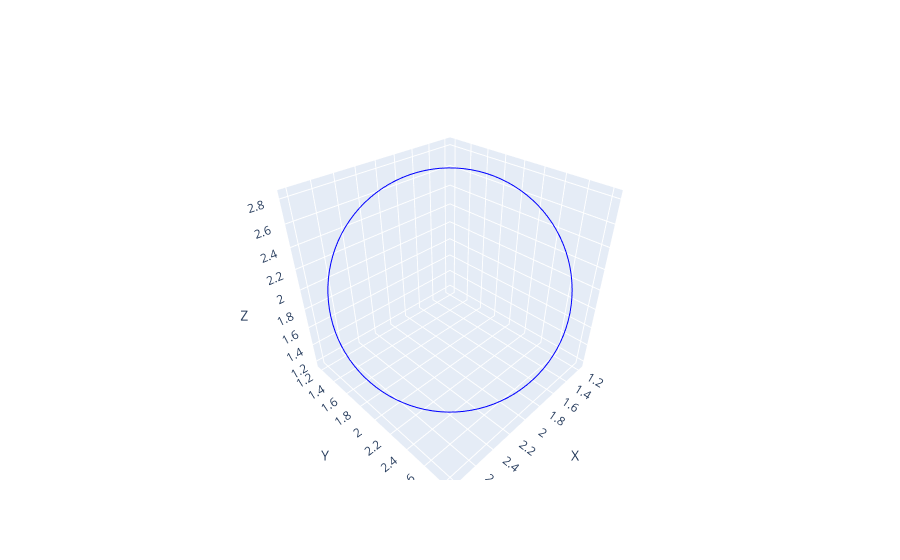

Notebook cell for this chart:
### Code cell
fig = fig = go.Figure()

add_circle_v2([2,2,2], 1, [1,1,1], fig)

fig.update_layout(scene=dict(xaxis=dict(title="X"),
                             yaxis=dict(title="Y"),
                             zaxis=dict(title="Z")),
                  showlegend=False)

fig.show()
